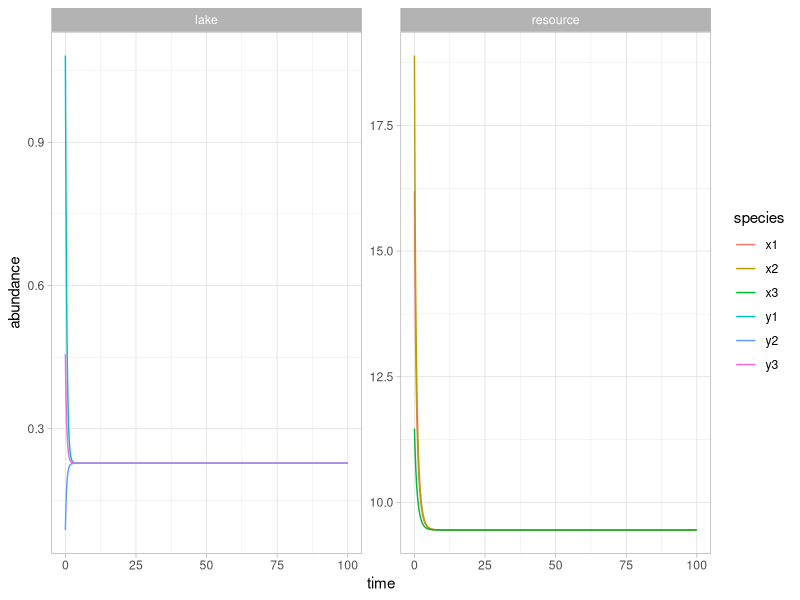
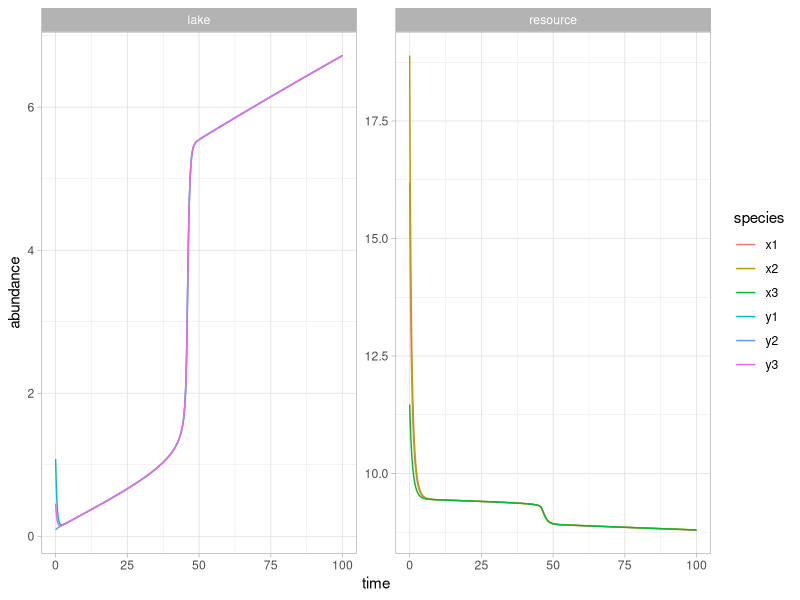
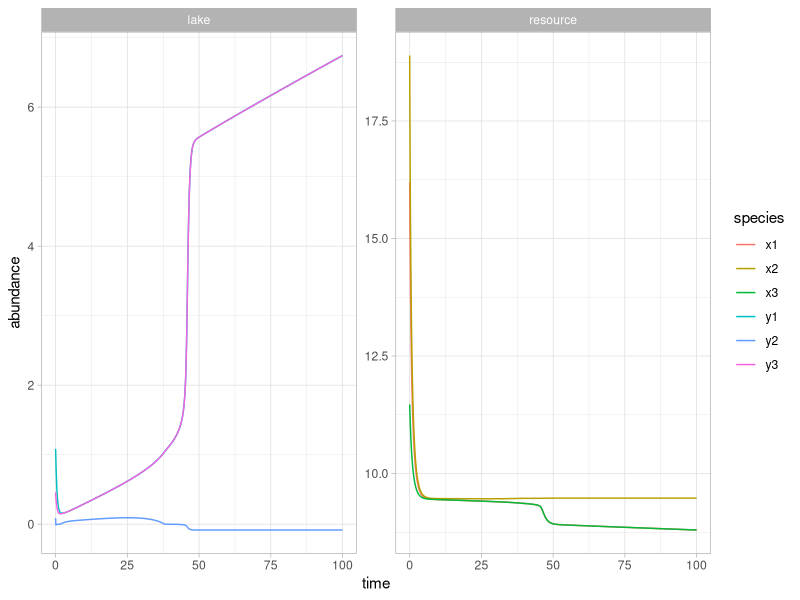
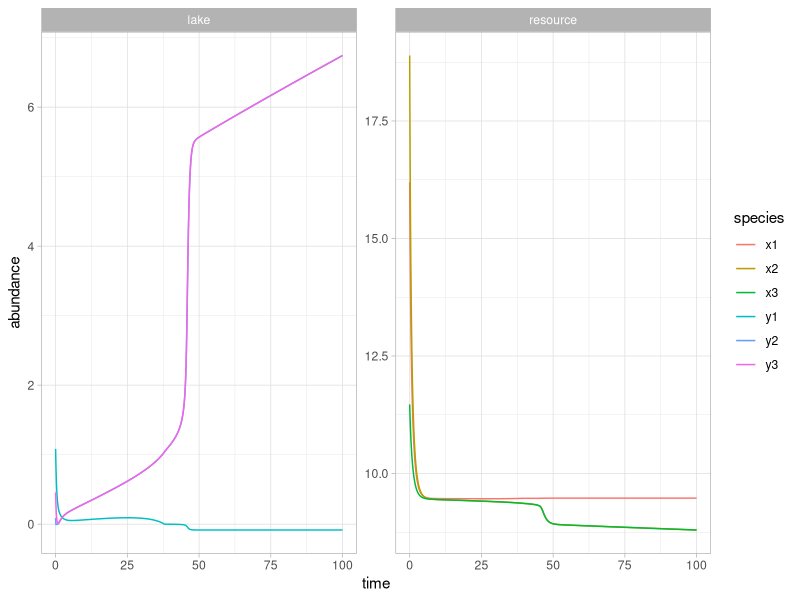
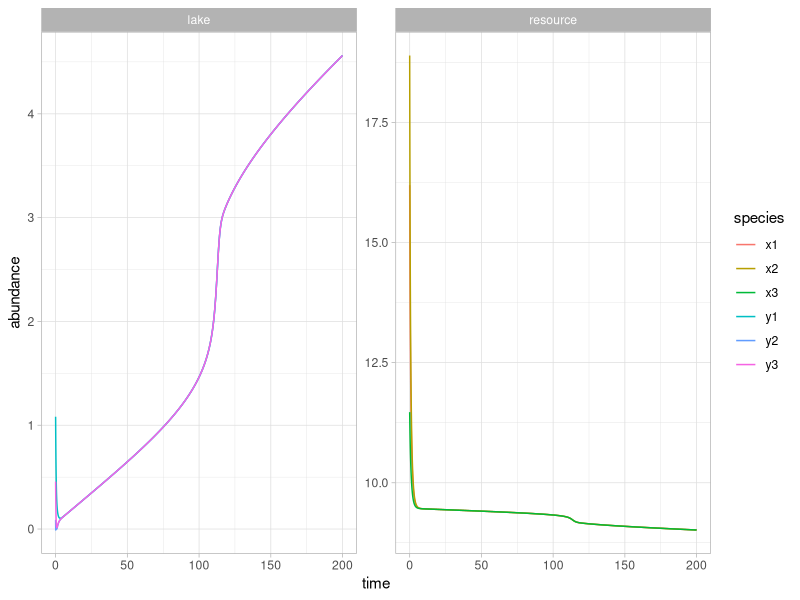
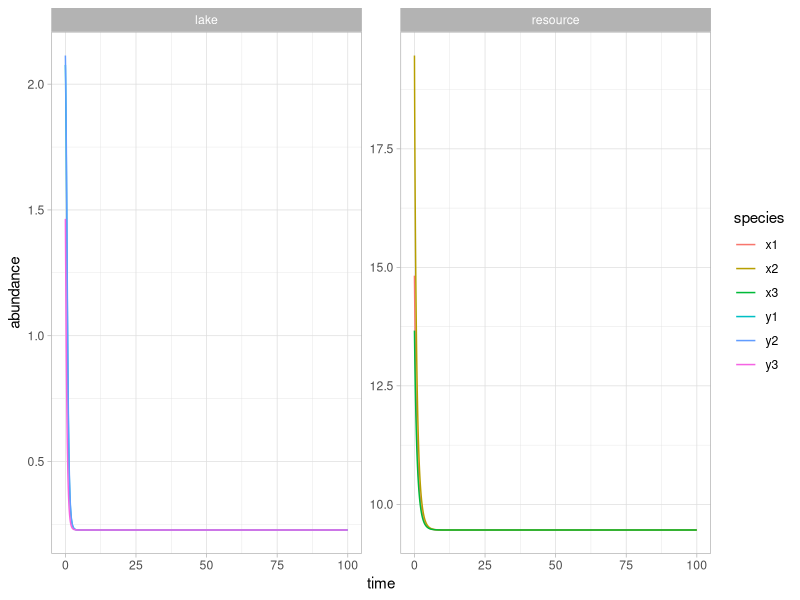
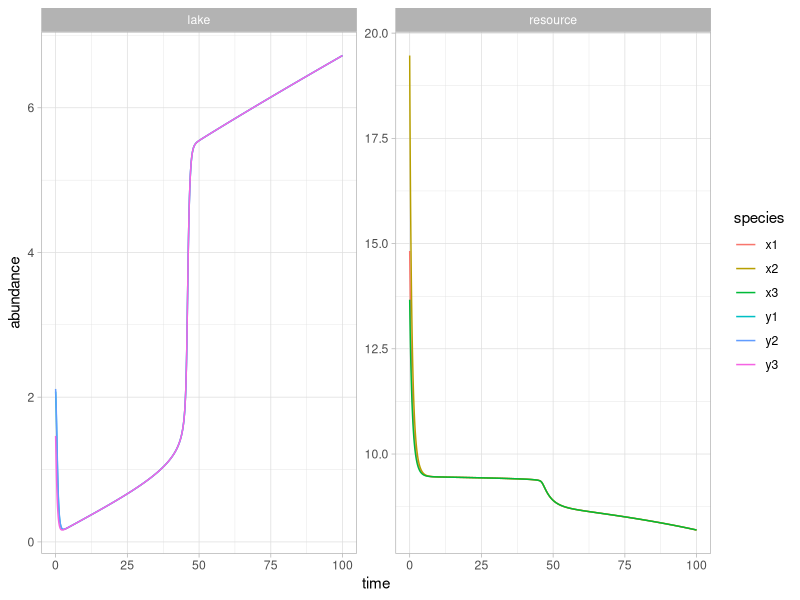
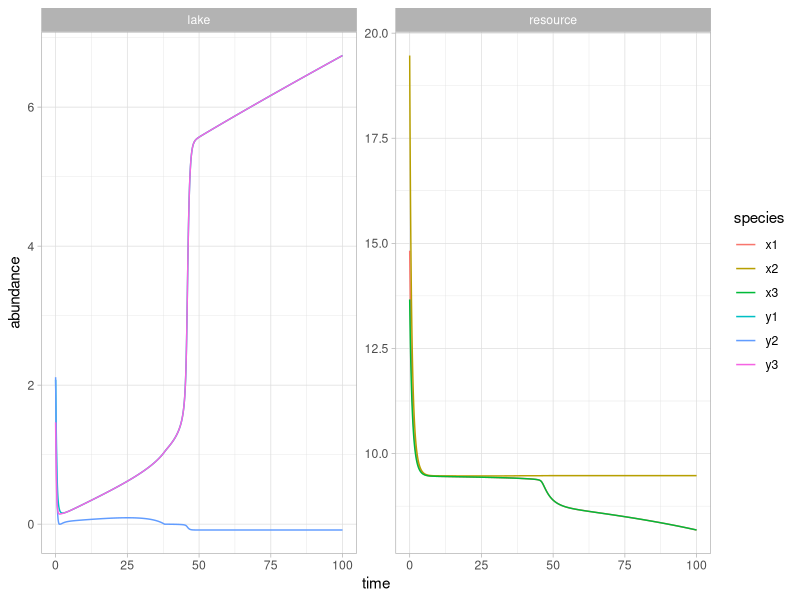

Write R code to recreate these figures, in order.
## ---- chunk 1
knitr::opts_chunk$set(comment=NA, fig.width=4, fig.height=3.5, tidy = TRUE)
## ---- chunk 2
library(deSolve)
# library(deTestSet)
library(tidyverse)
## ---- chunk 3
## set matrixes
n <- 3
Dij <- matrix(0,
  #runif(n^2, min = 0.02, max = 0.05),
  ncol = n, nrow = n)
diag(Dij) <- 0
Lij <- matrix(0,
  #runif(n^2, min = 0.02, max = 0.05),
  ncol = n, nrow = n)
diag(Lij) <- 0


# This is where we define your event function
# Add this directly above your call to ode()
  posfun <- function(t, y, parms){
    with(as.list(y), {
      y[which(y<0)] <- 0  
      return(y)
    })
  }


## Slow variable? perhaps latter

coupled <- function(t, yini, params){
  with(as.list(c(yini, params)), {
    x <- yini[1:3]
    y <- yini[4:6]
    
    dx <- R * x * (1- x/ (K * 1 - y/10)) - c *((x^a) / (1 + (x^a) )) - ((Dij %*% x) + (t(Dij) %*% x))
    dy <- u - (b*y) + v * (y^beta/(Y^beta + y^beta)) - ((Lij %*% y) + (t(Lij) %*% y))
    
    return(list(c(dx, dy)))
  })
}

## Parameters
params <- list(
  v = 10,
  u = 0.5,
  Y = 2.5,
  beta = 4 ,
  Dij = Dij,
  Lij = Lij,
  R =  1,        # Growth rate
  K = 10,        # carryng capacity
  a =  4,        # maximum level after crossing the threshold
  c = 0.5,
  b = 2.2
)
## Initial conditions
yini <- c(x = c(runif(n, 8,20)),   # x are resources
          y = c(runif(n, 0, 2.5))) # y are lakes

## set up time steps
times <- seq(from = 0, to = 100, by = 0.01)

## run the model
#print(system.time(
    out <- ode(
      y = yini, times = times, parms = params, func = coupled,
      #method = "bdf", ## see help("ode") for more methods
      events=list(func = posfun, time = times)
    )
#))
## ---- chunk 4
out %>%
  as_tibble() %>% 
  gather(key = "species", value = "abundance", 2:7) %>% 
  mutate(type = str_remove_all(species, "[:digit:]"),
         type = ifelse(type == "x", "resource", "lake")) %>%
  #filter(time < 35) %>%
  ggplot(aes(time, abundance)) + 
  geom_line(aes(color = species)) +
  facet_wrap(~type, scales = "free") +
  theme_light()
## ---- chunk 5
## slow variable 
# varying consumption term
df_pollution <- data.frame(year = seq(0, 100, 1), c = seq(0.25, 5, length.out = 101 ))
u_var <- approxfun(df_pollution)


coupled <- function(t, yini, params){
  with(as.list(c(yini, params)), {
    x <- yini[1:3]
    y <- yini[4:6]
    u <- u_var(t)
    
    dx <- R * x * (1- x/ (K * 1 - y/10)) - c *((x^a) / (1 + (x^a) )) - ((Dij %*% x) + (t(Dij) %*% x))
    dy <- u - (b*y) + v * (y^beta/(Y^beta + y^beta)) - ((Lij %*% y) + (t(Lij) %*% y))
    
    return(list(c(dx, dy)))
  })
}

## Parameters
params <- list(
  v = 10,
 # u = 0.5,
  Y = 2.5,
  beta = 4 ,
  Dij = Dij,
  Lij = Lij,
  R =  1,        # Growth rate
  K = 10,        # carryng capacity
  a =  4,         # maximum level after crossing the threshold
  c = 0.5,
  b = 2.2
)
## run the model
#print(system.time(
    out <- ode(
      y = yini, times = times, parms = params, func = coupled,
      #method = "bdf", ## see help("ode") for more methods
      events=list(func = posfun, time = times)
    )
#))
#Plot results
out %>%
  as_tibble() %>% 
  gather(key = "species", value = "abundance", 2:7) %>% 
  mutate(type = str_remove_all(species, "[:digit:]"),
         type = ifelse(type == "x", "resource", "lake")) %>%
  #filter(time < 35) %>%
  ggplot(aes(time, abundance)) + 
  geom_line(aes(color = species)) +
  facet_wrap(~type, scales = "free") +
  theme_light()

## ---- chunk 6
## set matrixes
n <- 3
Dij <- matrix(0,
  #runif(n^2, min = 0.02, max = 0.05),
  ncol = n, nrow = n)
diag(Dij) <- 0
Lij <- matrix(c(
  0,1,0,
  0,0,1,
  0,0,0
),
  ncol = n, nrow = n)
diag(Lij) <- 0


## Parameters
params <- list(
  v = 10,
  #u = 0.5,
  Y = 2.5,
  beta = 4 ,
  Dij = Dij,
  Lij = Lij,
  R =  1,        # Growth rate
  K = 10,        # carryng capacity
  a =  4,         # maximum level after crossing the threshold
  c = 0.5,
  b = 2.2
)

## run the model
#print(system.time(
    out <- ode(
      y = yini, times = times, parms = params, func = coupled,
      #method = "bdf", ## see help("ode") for more methods
      events=list(func = posfun, time = times)
    )
#))
#Plot results
out %>%
  as_tibble() %>% 
  gather(key = "species", value = "abundance", 2:7) %>% 
  mutate(type = str_remove_all(species, "[:digit:]"),
         type = ifelse(type == "x", "resource", "lake")) %>%
  #filter(time < 35) %>%
  ggplot(aes(time, abundance)) + 
  geom_line(aes(color = species)) +
  facet_wrap(~type, scales = "free") +
  theme_light()

# library(patchwork)
# 
# g1 + ~  igraph::graph_from_adjacency_matrix(Lij) %>%
#   igraph::plot.igraph()
## ---- chunk 7
## set matrixes
n <- 3
Dij <- matrix(0,
  #runif(n^2, min = 0.02, max = 0.05),
  ncol = n, nrow = n)
diag(Dij) <- 0
Lij <- matrix(c(
  0,1,1,
  0,0,0,
  0,0,0
),
  ncol = n, nrow = n)
diag(Lij) <- 0

## Parameters
params <- list(
  v = 10,
  #u = 0.5,
  Y = 2.5,
  beta = 4 ,
  Dij = Dij,
  Lij = Lij,
  R =  1,        # Growth rate
  K = 10,        # carryng capacity
  a =  4,         # maximum level after crossing the threshold
  c = 0.5,
  b = 2.2
)

## run the model
#print(system.time(
    out <- ode(
      y = yini, times = times, parms = params, func = coupled,
      #method = "bdf", ## see help("ode") for more methods
      events=list(func = posfun, time = times)
    )
#))
#Plot results
out %>%
  as_tibble() %>% 
  gather(key = "species", value = "abundance", 2:7) %>% 
  mutate(type = str_remove_all(species, "[:digit:]"),
         type = ifelse(type == "x", "resource", "lake")) %>%
  #filter(time < 35) %>%
  ggplot(aes(time, abundance)) + 
  geom_line(aes(color = species)) +
  facet_wrap(~type, scales = "free") +
  theme_light()

# library(patchwork)
# 
# g1 + ~  igraph::graph_from_adjacency_matrix(Lij) %>%
#   igraph::plot.igraph()
## ---- chunk 8
## Do you need to increase running time?
# ## slow variable 
# # varying consumption term
df_pollution <- data.frame(year = seq(0, 200, 1), c = seq(0.25, 10, length.out = 201 ))
u_var <- approxfun(df_pollution)


## set matrixes
n <- 3
Dij <- matrix(0,
  #runif(n^2, min = 0.02, max = 0.05),
  ncol = n, nrow = n)
diag(Dij) <- 0
Lij <- matrix(c(
  0,1,0,
  0,0,1,
  1,0,0
),
  ncol = n, nrow = n)
diag(Lij) <- 0

## Parameters
params <- list(
  v = 10,
  #u = 0.5,
  Y = 2.5,
  beta = 4 ,
  Dij = Dij,
  Lij = Lij,
  R =  1,        # Growth rate
  K = 10,        # carryng capacity
  a =  4,         # maximum level after crossing the threshold
  c = 0.5,
  b = 2.2
)

## run the model
#print(system.time(
    out <- ode(
      y = yini, times = seq(from = 0, to = 200, by = 0.01), 
      parms = params, func = coupled,
      method = "bdf", ## see help("ode") for more methods
      events=list(func = posfun, time = times)
    )
#))
#Plot results
out %>%
  as_tibble() %>% 
  gather(key = "species", value = "abundance", 2:7) %>% 
  mutate(type = str_remove_all(species, "[:digit:]"),
         type = ifelse(type == "x", "resource", "lake")) %>%
  #filter(time < 35) %>%
  ggplot(aes(time, abundance)) + 
  geom_line(aes(color = species)) +
  facet_wrap(~type, scales = "free") +
  theme_light()

# library(patchwork)
# 
# g1 + ~  igraph::graph_from_adjacency_matrix(Lij) %>%
#   igraph::plot.igraph()
## ---- chunk 9
## set matrixes
n <- 3
Dij <- matrix(0,
  #runif(n^2, min = 0.02, max = 0.05),
  ncol = n, nrow = n)
diag(Dij) <- 0
Lij <- matrix(0,
  #runif(n^2, min = 0.02, max = 0.05),
  ncol = n, nrow = n)
diag(Lij) <- 0


# This is where we define your event function
# Add this directly above your call to ode()
  posfun <- function(t, y, parms){
    with(as.list(y), {
      y[which(y<0)] <- 0  
      return(y)
    })
  }


## Slow variable? perhaps latter

coupled <- function(t, yini, params){
  with(as.list(c(yini, params)), {
    x <- yini[1:3]
    y <- yini[4:6]
    
    dx <- R * (1 - y/10) * x * (1- x/ K ) - c *((x^a) / (1 + (x^a) )) - ((Dij %*% x) + (t(Dij) %*% x))
    dy <- u - (b*y) + v * (y^beta/(Y^beta + y^beta)) - ((Lij %*% y) + (t(Lij) %*% y))
    
    return(list(c(dx, dy)))
  })
}

## Parameters
params <- list(
  v = 10,
  u = 0.5,
  Y = 2.5,
  beta = 4 ,
  Dij = Dij,
  Lij = Lij,
  R =  1,        # Growth rate
  K = 10,        # carryng capacity
  a =  4,         # maximum level after crossing the threshold
  c = 0.5,
  b = 2.2
)
## Initial conditions
yini <- c(x = c(runif(n, 8,20)), # x are resources
          y = c(runif(n, 0, 2.5))) # y are lakes

## run the model
#print(system.time(
    out <- ode(
      y = yini, times = times, parms = params, func = coupled,
      #method = "bdf", ## see help("ode") for more methods
      events=list(func = posfun, time = times)
    )
#))
## ---- chunk 10
out %>%
  as_tibble() %>% 
  gather(key = "species", value = "abundance", 2:7) %>% 
  mutate(type = str_remove_all(species, "[:digit:]"),
         type = ifelse(type == "x", "resource", "lake")) %>%
  #filter(time < 35) %>%
  ggplot(aes(time, abundance)) + 
  geom_line(aes(color = species)) +
  facet_wrap(~type, scales = "free") +
  theme_light()
## ---- chunk 11
## slow variable 
# varying consumption term
df_pollution <- data.frame(year = seq(0, 100, 1), c = seq(0.25, 5, length.out = 101 ))
u_var <- approxfun(df_pollution)


coupled <- function(t, yini, params){
  with(as.list(c(yini, params)), {
    x <- yini[1:3]
    y <- yini[4:6]
    u <- u_var(t)
    
    dx <- R * (1 - y/10) * x * (1- x/ K ) - c *((x^a) / (1 + (x^a) )) - ((Dij %*% x) + (t(Dij) %*% x))
    dy <- u - (b*y) + v * (y^beta/(Y^beta + y^beta)) - ((Lij %*% y) + (t(Lij) %*% y))
    
    return(list(c(dx, dy)))
  })
}

## Parameters
params <- list(
  v = 10,
  #u = 0.5,
  Y = 2.5,
  beta = 4 ,
  Dij = Dij,
  Lij = Lij,
  R =  1,        # Growth rate
  K = 10,        # carryng capacity
  a =  4,         # maximum level after crossing the threshold
  c = 0.5,
  b = 2.2
)

## run the model
#print(system.time(
    out <- ode(
      y = yini, times = times, parms = params, func = coupled,
      #method = "bdf", ## see help("ode") for more methods
      events=list(func = posfun, time = times)
    )
#))
#Plot results
out %>%
  as_tibble() %>% 
  gather(key = "species", value = "abundance", 2:7) %>% 
  mutate(type = str_remove_all(species, "[:digit:]"),
         type = ifelse(type == "x", "resource", "lake")) %>%
  #filter(time < 35) %>%
  ggplot(aes(time, abundance)) + 
  geom_line(aes(color = species)) +
  facet_wrap(~type, scales = "free") +
  theme_light()

## ---- chunk 12
## set matrixes
n <- 3
Dij <- matrix(0,
  #runif(n^2, min = 0.02, max = 0.05),
  ncol = n, nrow = n)
diag(Dij) <- 0
Lij <- matrix(c(
  0,1,0,
  0,0,1,
  0,0,0
),
  ncol = n, nrow = n)
diag(Lij) <- 0

## Parameters
params <- list(
  v = 10,
  #u = 0.5,
  Y = 2.5,
  beta = 4 ,
  Dij = Dij,
  Lij = Lij,
  R =  1,        # Growth rate
  K = 10,        # carryng capacity
  a =  4,         # maximum level after crossing the threshold
  c = 0.5,
  b = 2.2
)

## run the model
#print(system.time(
    out <- ode(
      y = yini, times = times, parms = params, func = coupled,
      #method = "bdf", ## see help("ode") for more methods
      events=list(func = posfun, time = times)
    )
#))
#Plot results
out %>%
  as_tibble() %>% 
  gather(key = "species", value = "abundance", 2:7) %>% 
  mutate(type = str_remove_all(species, "[:digit:]"),
         type = ifelse(type == "x", "resource", "lake")) %>%
  #filter(time < 35) %>%
  ggplot(aes(time, abundance)) + 
  geom_line(aes(color = species)) +
  facet_wrap(~type, scales = "free") +
  theme_light()

# library(patchwork)
# 
# g1 + ~  igraph::graph_from_adjacency_matrix(Lij) %>%
#   igraph::plot.igraph()
## ---- chunk 13
## set matrixes
n <- 3
Dij <- matrix(0,
  #runif(n^2, min = 0.02, max = 0.05),
  ncol = n, nrow = n)
diag(Dij) <- 0
Lij <- matrix(c(
  0,1,1,
  0,0,0,
  0,0,0
),
  ncol = n, nrow = n)
diag(Lij) <- 0
## Parameters
params <- list(
  v = 10,
  #u = 0.5,
  Y = 2.5,
  beta = 4 ,
  Dij = Dij,
  Lij = Lij,
  R =  1,        # Growth rate
  K = 10,        # carryng capacity
  a =  4,         # maximum level after crossing the threshold
  c = 0.5,
  b = 2.2
)
## run the model
#print(system.time(
    out <- ode(
      y = yini, times = times, parms = params, func = coupled,
      #method = "bdf", ## see help("ode") for more methods
      events=list(func = posfun, time = times)
    )
#))
#Plot results
out %>%
  as_tibble() %>% 
  gather(key = "species", value = "abundance", 2:7) %>% 
  mutate(type = str_remove_all(species, "[:digit:]"),
         type = ifelse(type == "x", "resource", "lake")) %>%
  #filter(time < 35) %>%
  ggplot(aes(time, abundance)) + 
  geom_line(aes(color = species)) +
  facet_wrap(~type, scales = "free") +
  theme_light()

# library(patchwork)
# 
# g1 + ~  igraph::graph_from_adjacency_matrix(Lij) %>%
#   igraph::plot.igraph()
## ---- chunk 14
## Do you need to increase running time?
# ## slow variable 
# # varying consumption term
df_pollution <- data.frame(year = seq(0, 200, 1), c = seq(0.25, 10, length.out = 201 ))
u_var <- approxfun(df_pollution)


## set matrixes
n <- 3
Dij <- matrix(0,
  #runif(n^2, min = 0.02, max = 0.05),
  ncol = n, nrow = n)
diag(Dij) <- 0
Lij <- matrix(c(
  0,1,0,
  0,0,1,
  1,0,0
),
  ncol = n, nrow = n)
diag(Lij) <- 0

## Parameters
params <- list(
  v = 10,
  #u = 0.5,
  Y = 2.5,
  beta = 4 ,
  Dij = Dij,
  Lij = Lij,
  R =  1,        # Growth rate
  K = 10,        # carryng capacity
  a =  4,         # maximum level after crossing the threshold
  c = 0.5,
  b = 2.2
)

## run the model
#print(system.time(
    out <- ode(
      y = yini, times = seq(from = 0, to = 200, by = 0.01), 
      parms = params, func = coupled,
      #method = "bdf", ## see help("ode") for more methods
      events=list(func = posfun, time = times)
    )
#))
#Plot results
out %>%
  as_tibble() %>% 
  gather(key = "species", value = "abundance", 2:7) %>% 
  mutate(type = str_remove_all(species, "[:digit:]"),
         type = ifelse(type == "x", "resource", "lake")) %>%
  #filter(time < 35) %>%
  ggplot(aes(time, abundance)) + 
  geom_line(aes(color = species)) +
  facet_wrap(~type, scales = "free") +
  theme_light()

# library(patchwork)
# 
# g1 + ~  igraph::graph_from_adjacency_matrix(Lij) %>%
#   igraph::plot.igraph()
## ---- chunk 15
## set matrixes
n <- 3
Dij <- matrix(0,
  #runif(n^2, min = 0.02, max = 0.05),
  ncol = n, nrow = n)
diag(Dij) <- 0
Lij <- matrix(0,
  #runif(n^2, min = 0.02, max = 0.05),
  ncol = n, nrow = n)
diag(Lij) <- 0


# This is where we define your event function
# Add this directly above your call to ode()
  posfun <- function(t, y, parms){
    with(as.list(y), {
      y[which(y<0)] <- 0  
      return(y)
    })
  }


## Slow variable? perhaps latter

coupled <- function(t, yini, params){
  with(as.list(c(yini, params)), {
    x <- yini[1:3]
    y <- yini[4:6]
    
    dx <- R * x * (1- x/ K ) - c * (1 - y/10) *((x^a) / (1 + (x^a) )) - ((Dij %*% x) + (t(Dij) %*% x))
    dy <- u - (b*y) + v * (y^beta/(Y^beta + y^beta)) - ((Lij %*% y) + (t(Lij) %*% y))
    
    return(list(c(dx, dy)))
  })
}

## Parameters
params <- list(
  v = 10,
  u = 0.5,
  Y = 2.5,
  beta = 4 ,
  Dij = Dij,
  Lij = Lij,
  R =  1,        # Growth rate
  K = 10,        # carryng capacity
  a =  4,         # maximum level after crossing the threshold
  c = 0.5,
  b = 2.2
)
## Initial conditions
yini <- c(x = c(runif(n, 8,20)), # x are resources
          y = c(runif(n, 0, 2.5))) # y are lakes

## run the model
#print(system.time(
    out <- ode(
      y = yini, times = times, parms = params, func = coupled,
      #method = "bdf", ## see help("ode") for more methods
      events=list(func = posfun, time = times)
    )
#))
## ---- chunk 16
out %>%
  as_tibble() %>% 
  gather(key = "species", value = "abundance", 2:7) %>% 
  mutate(type = str_remove_all(species, "[:digit:]"),
         type = ifelse(type == "x", "resource", "lake")) %>%
  #filter(time < 35) %>%
  ggplot(aes(time, abundance)) + 
  geom_line(aes(color = species)) +
  facet_wrap(~type, scales = "free") +
  theme_light()
## ---- chunk 17
## slow variable 
# varying consumption term
df_pollution <- data.frame(year = seq(0, 100, 1), c = seq(0.25, 5, length.out = 101 ))
u_var <- approxfun(df_pollution)


coupled <- function(t, yini, params){
  with(as.list(c(yini, params)), {
    x <- yini[1:3]
    y <- yini[4:6]
    u <- u_var(t)
    
    dx <- R * x * (1- x/ K ) - c * (1 - y/10) *((x^a) / (1 + (x^a) )) - ((Dij %*% x) + (t(Dij) %*% x))
    dy <- u - (b*y) + v * (y^beta/(Y^beta + y^beta)) - ((Lij %*% y) + (t(Lij) %*% y))
    
    return(list(c(dx, dy)))
  })
}

## Parameters
params <- list(
  v = 10,
  #u = 0.5,
  Y = 2.5,
  beta = 4 ,
  Dij = Dij,
  Lij = Lij,
  R =  1,        # Growth rate
  K = 10,        # carryng capacity
  a =  4,         # maximum level after crossing the threshold
  c = 0.5,
  b = 2.2
)

## run the model
#print(system.time(
    out <- ode(
      y = yini, times = times, parms = params, func = coupled,
      #method = "bdf", ## see help("ode") for more methods
      events=list(func = posfun, time = times)
    )
#))
#Plot results
out %>%
  as_tibble() %>% 
  gather(key = "species", value = "abundance", 2:7) %>% 
  mutate(type = str_remove_all(species, "[:digit:]"),
         type = ifelse(type == "x", "resource", "lake")) %>%
  #filter(time < 35) %>%
  ggplot(aes(time, abundance)) + 
  geom_line(aes(color = species)) +
  facet_wrap(~type, scales = "free") +
  theme_light()

## ---- chunk 18
## set matrixes
n <- 3
Dij <- matrix(0,
  #runif(n^2, min = 0.02, max = 0.05),
  ncol = n, nrow = n)
diag(Dij) <- 0
Lij <- matrix(c(
  0,1,0,
  0,0,1,
  0,0,0
),
  ncol = n, nrow = n)
diag(Lij) <- 0
## Parameters
params <- list(
  v = 10,
  #u = 0.5,
  Y = 2.5,
  beta = 4 ,
  Dij = Dij,
  Lij = Lij,
  R =  1,        # Growth rate
  K = 10,        # carryng capacity
  a =  4,         # maximum level after crossing the threshold
  c = 0.5,
  b = 2.2
)
## run the model
#print(system.time(
    out <- ode(
      y = yini, times = times, parms = params, func = coupled,
      #method = "bdf", ## see help("ode") for more methods
      events=list(func = posfun, time = times)
    )
#))
#Plot results
out %>%
  as_tibble() %>% 
  gather(key = "species", value = "abundance", 2:7) %>% 
  mutate(type = str_remove_all(species, "[:digit:]"),
         type = ifelse(type == "x", "resource", "lake")) %>%
  #filter(time < 35) %>%
  ggplot(aes(time, abundance)) + 
  geom_line(aes(color = species)) +
  facet_wrap(~type, scales = "free") +
  theme_light()

# library(patchwork)
# 
# g1 + ~  igraph::graph_from_adjacency_matrix(Lij) %>%
#   igraph::plot.igraph()
## ---- chunk 19
## set matrixes
n <- 3
Dij <- matrix(0,
  #runif(n^2, min = 0.02, max = 0.05),
  ncol = n, nrow = n)
diag(Dij) <- 0
Lij <- matrix(c(
  0,1,1,
  0,0,0,
  0,0,0
),
  ncol = n, nrow = n)
diag(Lij) <- 0
## Parameters
params <- list(
  v = 10,
  #u = 0.5,
  Y = 2.5,
  beta = 4 ,
  Dij = Dij,
  Lij = Lij,
  R =  1,        # Growth rate
  K = 10,        # carryng capacity
  a =  4,         # maximum level after crossing the threshold
  c = 0.5,
  b = 2.2
)
## run the model
#print(system.time(
    out <- ode(
      y = yini, times = times, parms = params, func = coupled,
      #method = "bdf", ## see help("ode") for more methods
      events=list(func = posfun, time = times)
    )
#))
#Plot results
out %>%
  as_tibble() %>% 
  gather(key = "species", value = "abundance", 2:7) %>% 
  mutate(type = str_remove_all(species, "[:digit:]"),
         type = ifelse(type == "x", "resource", "lake")) %>%
  #filter(time < 35) %>%
  ggplot(aes(time, abundance)) + 
  geom_line(aes(color = species)) +
  facet_wrap(~type, scales = "free") +
  theme_light()

# library(patchwork)
# 
# g1 + ~  igraph::graph_from_adjacency_matrix(Lij) %>%
#   igraph::plot.igraph()
## ---- chunk 20
## Do you need to increase running time?
# ## slow variable 
# # varying consumption term
df_pollution <- data.frame(year = seq(0, 200, 1), c = seq(0.25, 10, length.out = 201 ))
u_var <- approxfun(df_pollution)


## set matrixes
n <- 3
Dij <- matrix(0,
  #runif(n^2, min = 0.02, max = 0.05),
  ncol = n, nrow = n)
diag(Dij) <- 0
Lij <- matrix(c(
  0,1,0,
  0,0,1,
  1,0,0
),
  ncol = n, nrow = n)
diag(Lij) <- 0
## Parameters
params <- list(
  v = 10,
  #u = 0.5,
  Y = 2.5,
  beta = 4 ,
  Dij = Dij,
  Lij = Lij,
  R =  1,        # Growth rate
  K = 10,        # carryng capacity
  a =  4,         # maximum level after crossing the threshold
  c = 0.5,
  b = 2.2
)
## run the model
#print(system.time(
    out <- ode(
      y = yini, times = seq(from = 0, to = 200, by = 0.01), 
      parms = params, func = coupled,
      #method = "bdf", ## see help("ode") for more methods
      events=list(func = posfun, time = times)
    )
#))
#Plot results
out %>%
  as_tibble() %>% 
  gather(key = "species", value = "abundance", 2:7) %>% 
  mutate(type = str_remove_all(species, "[:digit:]"),
         type = ifelse(type == "x", "resource", "lake")) %>%
  #filter(time < 35) %>%
  ggplot(aes(time, abundance)) + 
  geom_line(aes(color = species)) +
  facet_wrap(~type, scales = "free") +
  theme_light()

# library(patchwork)
# 
# g1 + ~  igraph::graph_from_adjacency_matrix(Lij) %>%
#   igraph::plot.igraph()
